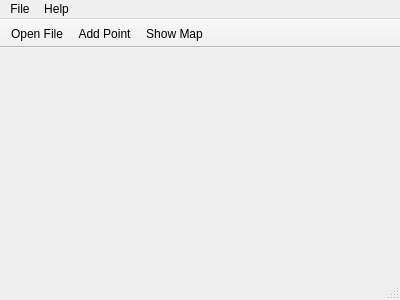
<?xml version="1.0" encoding="UTF-8"?>
<ui version="4.0">
 <class>MainWindow</class>
 <widget class="QMainWindow" name="MainWindow">
  <property name="geometry">
   <rect>
    <x>0</x>
    <y>0</y>
    <width>400</width>
    <height>300</height>
   </rect>
  </property>
  <property name="windowTitle">
   <string>MainWindow</string>
  </property>
  <widget class="QWidget" name="centralWidget"/>
  <widget class="QMenuBar" name="menuBar">
   <property name="geometry">
    <rect>
     <x>0</x>
     <y>0</y>
     <width>400</width>
     <height>25</height>
    </rect>
   </property>
   <widget class="QMenu" name="menuFile">
    <property name="title">
     <string>File</string>
    </property>
    <addaction name="actionOpen_File"/>
    <addaction name="actionAdd_Point"/>
    <addaction name="actionShow_Map"/>
    <addaction name="separator"/>
    <addaction name="actionExit"/>
   </widget>
   <widget class="QMenu" name="menuHelp">
    <property name="title">
     <string>Help</string>
    </property>
    <addaction name="actionAbout"/>
   </widget>
   <addaction name="menuFile"/>
   <addaction name="menuHelp"/>
  </widget>
  <widget class="QToolBar" name="mainToolBar">
   <property name="movable">
    <bool>false</bool>
   </property>
   <attribute name="toolBarArea">
    <enum>TopToolBarArea</enum>
   </attribute>
   <attribute name="toolBarBreak">
    <bool>false</bool>
   </attribute>
   <addaction name="actionOpen_File"/>
   <addaction name="actionAdd_Point"/>
   <addaction name="actionShow_Map"/>
  </widget>
  <widget class="QStatusBar" name="statusBar"/>
  <action name="actionAbout">
   <property name="text">
    <string>About</string>
   </property>
  </action>
  <action name="actionOpen_File">
   <property name="text">
    <string>Open File</string>
   </property>
   <property name="shortcut">
    <string>Ctrl+O</string>
   </property>
  </action>
  <action name="actionAdd_Point">
   <property name="text">
    <string>Add Point</string>
   </property>
   <property name="shortcut">
    <string>Ctrl+A</string>
   </property>
  </action>
  <action name="actionExit">
   <property name="text">
    <string>Exit</string>
   </property>
   <property name="shortcut">
    <string>Ctrl+Q</string>
   </property>
  </action>
  <action name="actionShow_Map">
   <property name="text">
    <string>Show Map</string>
   </property>
   <property name="shortcut">
    <string>Ctrl+M</string>
   </property>
  </action>
 </widget>
 <layoutdefault spacing="6" margin="11"/>
 <resources/>
 <connections/>
</ui>
